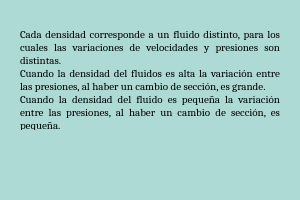
<?xml version="1.0" encoding="UTF-8"?>
<ui version="4.0">
 <class>MainWindow</class>
 <widget class="QMainWindow" name="MainWindow">
  <property name="geometry">
   <rect>
    <x>0</x>
    <y>0</y>
    <width>300</width>
    <height>200</height>
   </rect>
  </property>
  <property name="windowTitle">
   <string>Densidad</string>
  </property>
  <property name="styleSheet">
   <string notr="true">background-color: #ADDAD5;</string>
  </property>
  <widget class="QWidget" name="centralwidget">
   <widget class="QLabel" name="label">
    <property name="geometry">
     <rect>
      <x>20</x>
      <y>29</y>
      <width>260</width>
      <height>101</height>
     </rect>
    </property>
    <property name="font">
     <font>
      <family>Cambria</family>
      <pointsize>8</pointsize>
     </font>
    </property>
    <property name="text">
     <string>Cada densidad corresponde a un fluido distinto, para los cuales las variaciones de velocidades y presiones son distintas.
Cuando la densidad del fluidos es alta la variación entre las presiones, al haber un cambio de sección, es grande.
Cuando la densidad del fluido es pequeña la variación entre las presiones, al haber un cambio de sección, es pequeña.</string>
    </property>
    <property name="alignment">
     <set>Qt::AlignJustify|Qt::AlignVCenter</set>
    </property>
    <property name="wordWrap">
     <bool>true</bool>
    </property>
   </widget>
   <widget class="QLabel" name="label_2">
    <property name="geometry">
     <rect>
      <x>40</x>
      <y>135</y>
      <width>80</width>
      <height>25</height>
     </rect>
    </property>
    <property name="text">
     <string/>
    </property>
    <property name="pixmap">
     <pixmap>../Imagenes/FormulaContinuidad.png</pixmap>
    </property>
    <property name="scaledContents">
     <bool>true</bool>
    </property>
   </widget>
   <widget class="QLabel" name="label_3">
    <property name="geometry">
     <rect>
      <x>140</x>
      <y>130</y>
      <width>140</width>
      <height>35</height>
     </rect>
    </property>
    <property name="text">
     <string/>
    </property>
    <property name="pixmap">
     <pixmap>../Imagenes/FormulaVenturi2.png</pixmap>
    </property>
    <property name="scaledContents">
     <bool>true</bool>
    </property>
   </widget>
  </widget>
  <widget class="QStatusBar" name="statusbar"/>
 </widget>
 <resources/>
 <connections/>
</ui>
